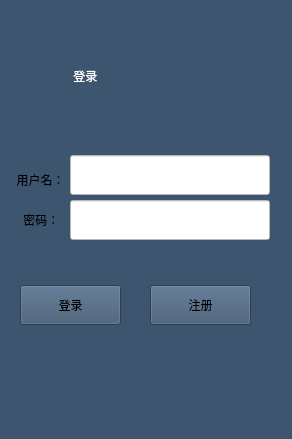
<?xml version="1.0" encoding="UTF-8"?>
<ui version="4.0">
 <class>user_login</class>
 <widget class="QMainWindow" name="user_login">
  <property name="geometry">
   <rect>
    <x>0</x>
    <y>0</y>
    <width>292</width>
    <height>439</height>
   </rect>
  </property>
  <property name="maximumSize">
   <size>
    <width>400</width>
    <height>800</height>
   </size>
  </property>
  <property name="windowTitle">
   <string>MainWindow</string>
  </property>
  <property name="styleSheet">
   <string notr="true">background-color: rgb(62, 85, 112);</string>
  </property>
  <widget class="QWidget" name="centralwidget">
   <widget class="QPushButton" name="logButton">
    <property name="geometry">
     <rect>
      <x>90</x>
      <y>420</y>
      <width>101</width>
      <height>40</height>
     </rect>
    </property>
    <property name="minimumSize">
     <size>
      <width>0</width>
      <height>40</height>
     </size>
    </property>
    <property name="text">
     <string>登录</string>
    </property>
   </widget>
   <widget class="QPushButton" name="signUpButton">
    <property name="geometry">
     <rect>
      <x>220</x>
      <y>420</y>
      <width>101</width>
      <height>40</height>
     </rect>
    </property>
    <property name="sizePolicy">
     <sizepolicy hsizetype="Fixed" vsizetype="Fixed">
      <horstretch>0</horstretch>
      <verstretch>0</verstretch>
     </sizepolicy>
    </property>
    <property name="maximumSize">
     <size>
      <width>16777209</width>
      <height>16777215</height>
     </size>
    </property>
    <property name="text">
     <string>注册</string>
    </property>
   </widget>
   <widget class="QLineEdit" name="psdLineEdt_2">
    <property name="geometry">
     <rect>
      <x>70</x>
      <y>200</y>
      <width>200</width>
      <height>40</height>
     </rect>
    </property>
    <property name="styleSheet">
     <string notr="true">background-color: rgb(255, 255, 255);
font: 11pt &quot;DejaVu Serif&quot;;</string>
    </property>
    <property name="text">
     <string/>
    </property>
   </widget>
   <widget class="QLineEdit" name="userLineEdt_2">
    <property name="geometry">
     <rect>
      <x>70</x>
      <y>155</y>
      <width>200</width>
      <height>40</height>
     </rect>
    </property>
    <property name="sizePolicy">
     <sizepolicy hsizetype="Expanding" vsizetype="Expanding">
      <horstretch>0</horstretch>
      <verstretch>0</verstretch>
     </sizepolicy>
    </property>
    <property name="styleSheet">
     <string notr="true">background-color: rgb(255, 255, 255);
font: 11pt &quot;DejaVu Serif&quot;;
</string>
    </property>
    <property name="text">
     <string/>
    </property>
   </widget>
   <widget class="QPushButton" name="signUpButton_2">
    <property name="geometry">
     <rect>
      <x>150</x>
      <y>285</y>
      <width>101</width>
      <height>40</height>
     </rect>
    </property>
    <property name="sizePolicy">
     <sizepolicy hsizetype="Fixed" vsizetype="Fixed">
      <horstretch>0</horstretch>
      <verstretch>0</verstretch>
     </sizepolicy>
    </property>
    <property name="maximumSize">
     <size>
      <width>16777209</width>
      <height>16777215</height>
     </size>
    </property>
    <property name="text">
     <string>注册</string>
    </property>
   </widget>
   <widget class="QLabel" name="psdLabel_2">
    <property name="geometry">
     <rect>
      <x>10</x>
      <y>200</y>
      <width>54</width>
      <height>40</height>
     </rect>
    </property>
    <property name="text">
     <string>    密码：</string>
    </property>
   </widget>
   <widget class="QLabel" name="label_2">
    <property name="geometry">
     <rect>
      <x>70</x>
      <y>15</y>
      <width>141</width>
      <height>111</height>
     </rect>
    </property>
    <property name="styleSheet">
     <string notr="true">color: rgb(255, 255, 255);


font: 40pt &quot;Nimbus Roman No9 L&quot;;</string>
    </property>
    <property name="text">
     <string> 登录</string>
    </property>
   </widget>
   <widget class="QPushButton" name="logButton_2">
    <property name="geometry">
     <rect>
      <x>20</x>
      <y>285</y>
      <width>101</width>
      <height>40</height>
     </rect>
    </property>
    <property name="minimumSize">
     <size>
      <width>0</width>
      <height>40</height>
     </size>
    </property>
    <property name="text">
     <string>登录</string>
    </property>
   </widget>
   <widget class="QLabel" name="userLabel_2">
    <property name="geometry">
     <rect>
      <x>10</x>
      <y>155</y>
      <width>54</width>
      <height>40</height>
     </rect>
    </property>
    <property name="text">
     <string>  用户名：</string>
    </property>
   </widget>
   <widget class="QLabel" name="label_3">
    <property name="geometry">
     <rect>
      <x>70</x>
      <y>20</y>
      <width>141</width>
      <height>111</height>
     </rect>
    </property>
    <property name="styleSheet">
     <string notr="true">color: rgb(255, 255, 255);


font: 40pt &quot;Nimbus Roman No9 L&quot;;</string>
    </property>
    <property name="text">
     <string> 登录</string>
    </property>
   </widget>
   <widget class="QLabel" name="userLabel_3">
    <property name="geometry">
     <rect>
      <x>10</x>
      <y>160</y>
      <width>54</width>
      <height>40</height>
     </rect>
    </property>
    <property name="text">
     <string>  用户名：</string>
    </property>
   </widget>
  </widget>
  <widget class="QMenuBar" name="menubar">
   <property name="geometry">
    <rect>
     <x>0</x>
     <y>0</y>
     <width>292</width>
     <height>22</height>
    </rect>
   </property>
  </widget>
  <widget class="QStatusBar" name="statusbar"/>
 </widget>
 <resources/>
 <connections/>
</ui>
